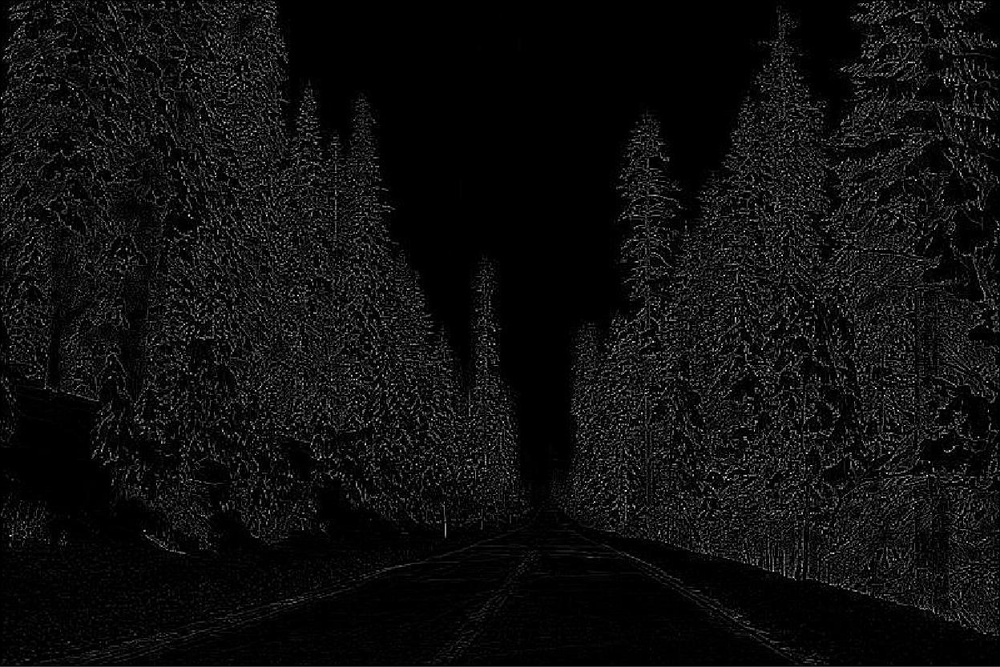
%> input picture assignments/2/1-Image_Enhancement/dog.jpg, 1000 x 667 px, shrunk from 1248 x 833 before the run
$ octave --eval "result = compute_gradient(imread('dog.jpg'));"   (GNU Octave 9; MATLAB toolbox functions it lacks are replaced by stand-ins)
%> lines starting %> are read from the running program, lines starting %| are printed output that depends on the picture
function [Gx, Gy, im_magnitude,im_direction] = compute_gradient(image)

% convert image to double
I = im2double(image);

% Sobel filters
% could also use Sx = fspecial('sobel'), Sy = fspecial('sobel)' -> Sy'
Sx = [
   [1, 0, -1],
   [2, 0, -2],
   [1, 0, -1]
];
Sy = [
   [1, 2, 1],
   [0, 0, 0],
   [-1, -2, -2]
];

% Gradients using imfilter
Gx = imfilter(I, Sx);
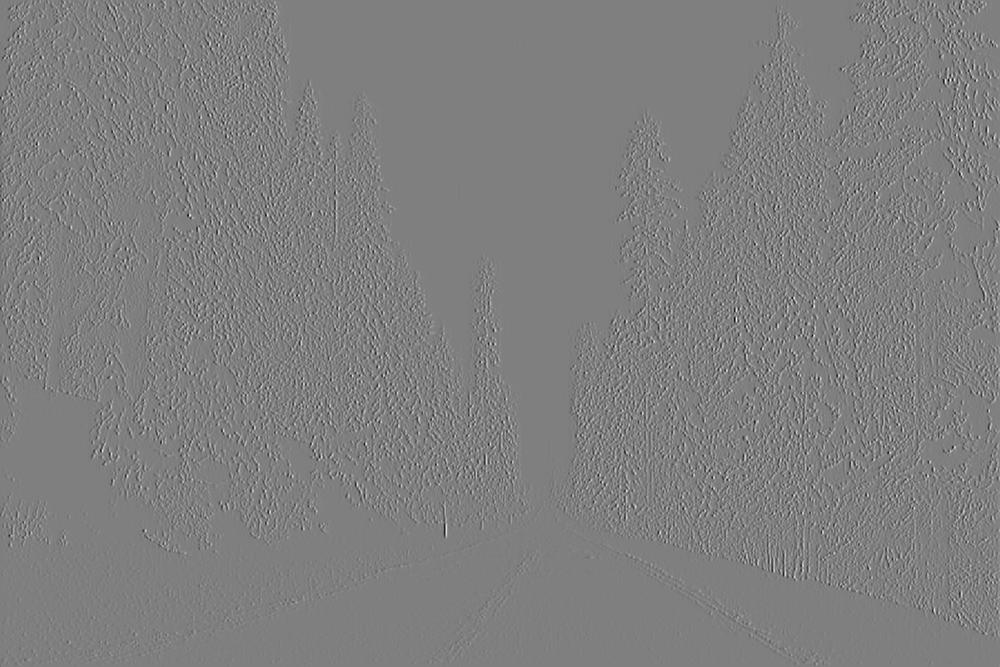
%> Gx: size 667x1000x3 double; min -3.41, max 3.41, mean -3.43e-05; drawn with min black and max white
Gy = imfilter(I, Sy);
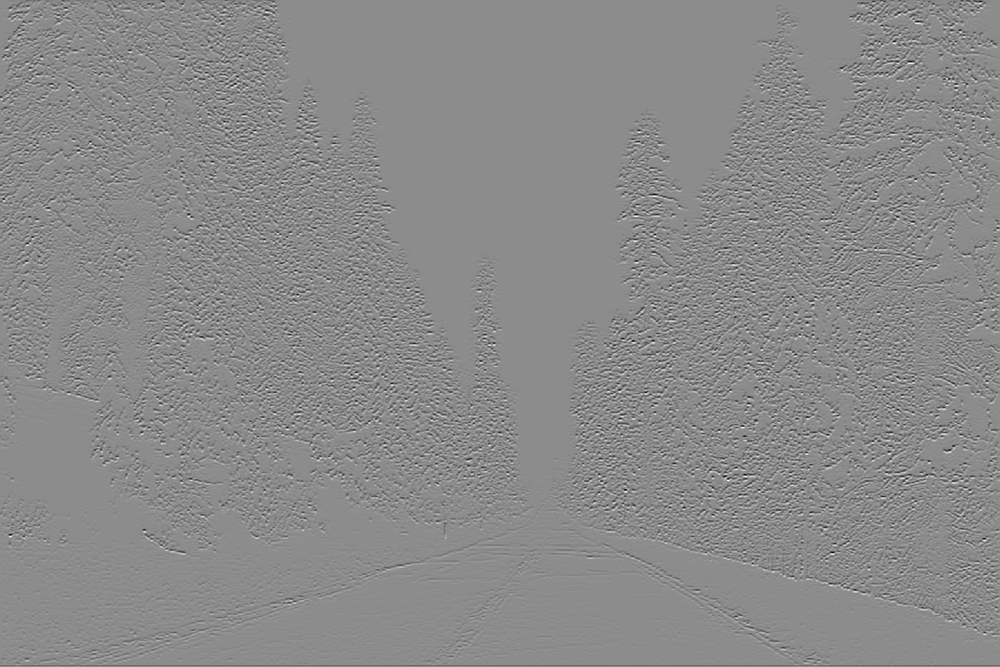
%> Gy: size 667x1000x3 double; min -3.78, max 3.07, mean -0.0622; drawn with min black and max white

% matrix wise square
im_magnitude = sqrt(Gx.^2 + Gy.^2);
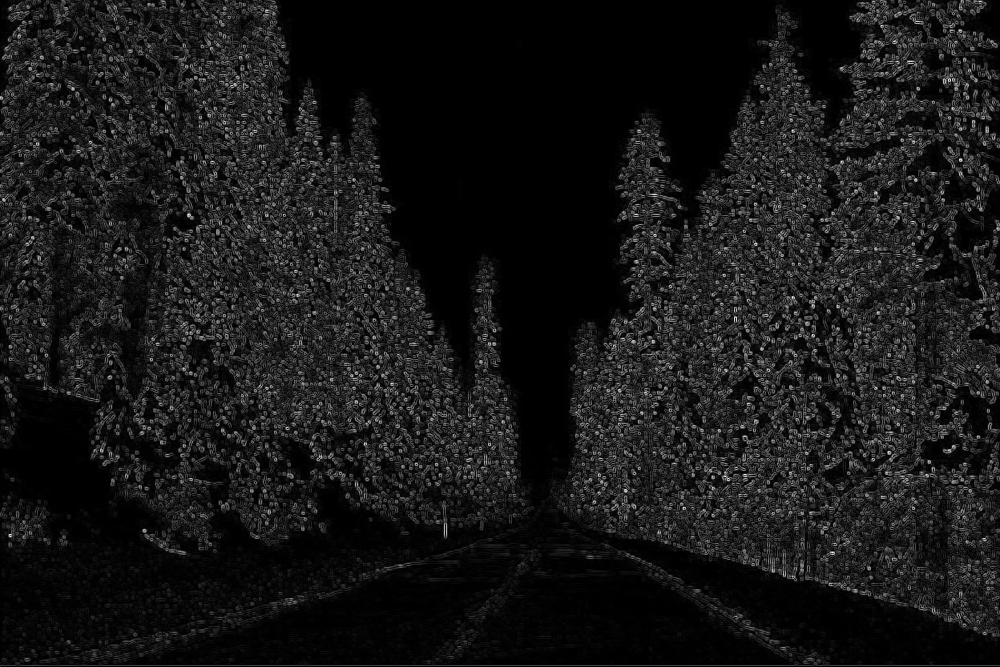
%> im_magnitude: size 667x1000x3 double; min 0, max 3.82, mean 0.36; drawn with min black and max white

% compute direction -> matrix division
im_direction = atan(Gy ./ Gx);
%> im_direction: size 667x1000x3 double; 16.38% of the values are NaN or infinite; the others: min -1.57, max 1.57, mean 0.0323

end
